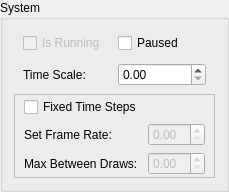
         <widget class="QGroupBox" name="sysGroupBox">
          <property name="title">
           <string>System</string>
          </property>
          <layout class="QGridLayout" name="gridLayout_17">
           <item row="0" column="0">
            <widget class="QWidget" name="widget_9" native="true">
             <layout class="QHBoxLayout" name="horizontalLayout_7">
              <property name="topMargin">
               <number>2</number>
              </property>
              <property name="bottomMargin">
               <number>2</number>
              </property>
              <item>
               <widget class="QCheckBox" name="sysRunningToggle">
                <property name="enabled">
                 <bool>false</bool>
                </property>
                <property name="text">
                 <string>Is Running</string>
                </property>
                <property name="checkable">
                 <bool>true</bool>
                </property>
               </widget>
              </item>
              <item>
               <widget class="QCheckBox" name="sysPausedToggle">
                <property name="text">
                 <string>Paused</string>
                </property>
               </widget>
              </item>
             </layout>
            </widget>
           </item>
           <item row="1" column="0">
            <widget class="QWidget" name="widget_8" native="true">
             <layout class="QGridLayout" name="gridLayout_19">
              <property name="topMargin">
               <number>2</number>
              </property>
              <property name="bottomMargin">
               <number>2</number>
              </property>
              <item row="0" column="0">
               <widget class="QLabel" name="label_46">
                <property name="text">
                 <string>Time Scale:</string>
                </property>
               </widget>
              </item>
              <item row="0" column="1">
               <widget class="QDoubleSpinBox" name="sysTimeScaleEdit"/>
              </item>
             </layout>
            </widget>
           </item>
           <item row="2" column="0">
            <widget class="QFrame" name="frame_7">
             <property name="frameShape">
              <enum>QFrame::StyledPanel</enum>
             </property>
             <property name="frameShadow">
              <enum>QFrame::Plain</enum>
             </property>
             <layout class="QGridLayout" name="gridLayout_18">
              <property name="topMargin">
               <number>2</number>
              </property>
              <property name="bottomMargin">
               <number>2</number>
              </property>
              <item row="0" column="0">
               <widget class="QCheckBox" name="sysFixedTimeStepToggle">
                <property name="text">
                 <string>Fixed Time Steps</string>
                </property>
               </widget>
              </item>
              <item row="1" column="0">
               <widget class="QLabel" name="label_47">
                <property name="text">
                 <string>Set Frame Rate:</string>
                </property>
               </widget>
              </item>
              <item row="1" column="1">
               <widget class="QDoubleSpinBox" name="sysFrameRateEdit">
                <property name="enabled">
                 <bool>false</bool>
                </property>
               </widget>
              </item>
              <item row="2" column="0">
               <widget class="QLabel" name="label_48">
                <property name="text">
                 <string>Max Between Draws:</string>
                </property>
               </widget>
              </item>
              <item row="2" column="1">
               <widget class="QDoubleSpinBox" name="sysMaxDrawEdit">
                <property name="enabled">
                 <bool>false</bool>
                </property>
               </widget>
              </item>
             </layout>
            </widget>
           </item>
          </layout>
         </widget>
